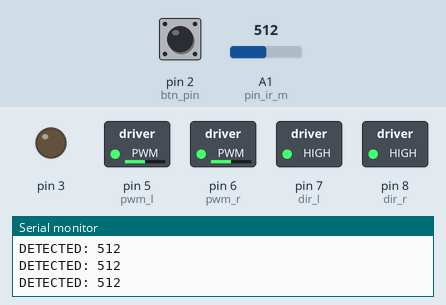
Bench run of a sketch on a simulated Arduino Uno, built with avr-gcc and run on an emulated ATmega328P. Parts: switched loads named in the sketch (green lamp = pin HIGH), output pins drawn as LEDs (lit = HIGH), the last lines printed to the serial monitor. Inputs (shaded band) come from the test bench; at power-on: A1 (pin_ir_m) = 512, pin 2 (btn_pin) LOW.

Above: at 1.2 s.
1.3 s: A1 (pin_ir_m) set to 106
2.8 s: A1 (pin_ir_m) set to 92
At 4.1 s:
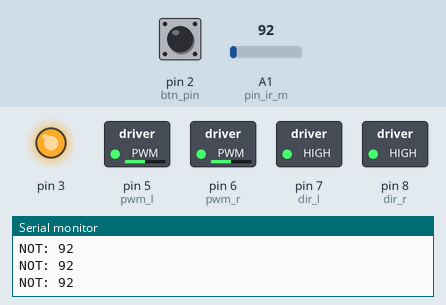
4.6 s: A1 (pin_ir_m) set to 110
At 5.3 s:
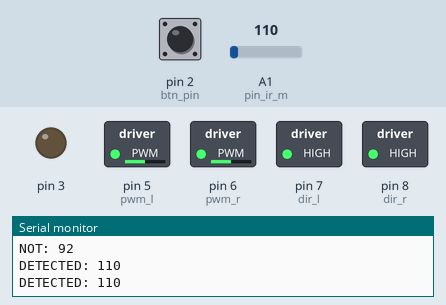
6.1 s: A1 (pin_ir_m) set to 90
At 7.2 s:
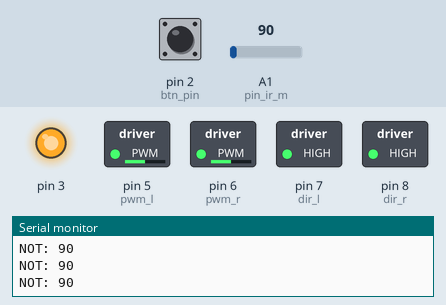
Timing chart, 0 to 8.6 s (numbered marks = the images above; inputs shaded):
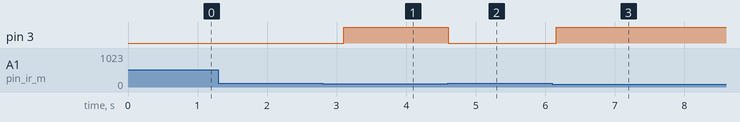

Measured:
- the behaviour switches between 101 and 100 on A1 (pin_ir_m) (found by bisection; images 0 and 1)
- after the input at 2.8 s, pin 3: LOW → HIGH after 0.30 s
- after the input at 4.6 s, pin 3: HIGH → LOW at once
- after the input at 6.1 s, pin 3: LOW → HIGH after 0.06 s

The sketch:

Arduino_Main.ino
```cpp
#include <Arduino.h>
#include <Servo.h>
#include "Driver.h"
#include <NewPing.h>


constexpr uint8_t speed = 150;

Servo servo1;
Driver driver;


void forward(int speed){
  driver.enable();
  driver.motor_l.write(Motor::FORWARD, speed);
  driver.motor_r.write(Motor::FORWARD, speed);
}

void reverse(int speed){
  driver.enable();
  driver.motor_l.write(Motor::REVERSE, speed);
  driver.motor_r.write(Motor::REVERSE, speed);
}

void left(int speed){
  driver.enable();
  driver.motor_l.write(Motor::REVERSE, speed);
  driver.motor_r.write(Motor::FORWARD, speed);
}

void right(int speed){
  driver.enable();
  driver.motor_l.write(Motor::FORWARD, speed);
  driver.motor_r.write(Motor::REVERSE, speed);
}
void stop(){
  driver.disable();
}

int ir_l;
int ir_m;
int ir_r;

int pin_ir_l = A0;
int pin_ir_m = A1;
int pin_ir_r = A2;

char buff[265];

int samples[2];
// Trigger pin 13, Echo pin 12
NewPing ping(13, 12);
int btn_pin = 2;

void setup() {
  driver.begin();
  driver.enable();
  Serial.begin(115000);

  while(digitalRead(btn_pin));
  forward(127);
}

void loop() {
  ir_m = analogRead(pin_ir_m);

  if(ir_m > 100){
    sprintf(buff, "DETECTED: %d", ir_m);
    digitalWrite(13, HIGH);
    driver.disable();
    // Delay to account for the robots momentum
    delay(300);
  }
  else
  {
    sprintf(buff, "NOT: %d", ir_m);
    digitalWrite(13, LOW);
    driver.enable();
  }

  Serial.println(buff);
  delay(10);
}
```

Motor.cpp
```cpp
#include "Motor.h"

Motor::Motor(uint8_t pin1, uint8_t pwm){
  this->pin1 = pin1;
  this->pwm = pwm;
  pinMode(pin1, OUTPUT);
  pinMode(pwm, OUTPUT);
}

void Motor::write(Direction dir, uint8_t power){
  switch (dir)
  {
  case FORWARD:
    digitalWrite(pin1, HIGH);
    break;

  case REVERSE:
    digitalWrite(pin1, LOW);
    break;

  default:
    break;
  }
  analogWrite(pwm, power);
}
```

Motor.h
```cpp
#ifndef ELEC_SOC_MOTOR
#define ELEC_SOC_MOTOR
#include "Arduino.h"

class Motor{
  public:
    enum Direction{
      FORWARD,
      REVERSE
    };

    Motor(uint8_t pin1, uint8_t pwm);
    void write(Direction dir, uint8_t pwm);
  private:
    uint8_t pin1;
    uint8_t pwm;
};

#endif // ELEC_SOC_MOTOR
```

Driver.cpp
```cpp
#include "Driver.h"

Driver::Driver(uint8_t dir_l, uint8_t dir_r, uint8_t pwm_l, uint8_t pwm_r, uint8_t stdby)
  : dir_l {dir_l}
  , dir_r {dir_r}
  , pwm_r {pwm_r}
  , stdby {stdby}
  , motor_l(dir_l, pwm_l)
  , motor_r(dir_r, pwm_r)
{}

void Driver::begin(){
  pinMode(dir_l, OUTPUT);
  pinMode(pwm_l, OUTPUT);

  pinMode(dir_r, OUTPUT);
  pinMode(pwm_r, OUTPUT);

  pinMode(stdby, OUTPUT);
}

void Driver::enable(){
    digitalWrite(stdby, HIGH);
}

void Driver::disable(){
    digitalWrite(stdby, LOW);
}
```

Driver.h
```cpp
#ifndef ELEC_SOC_DRIVER
#define ELEC_SOC_DRIVER
#include "Arduino.h"
#include "Motor.h"

class Driver{
  public:
    Driver(uint8_t dir_l=7, uint8_t dir_r=8, uint8_t pwm_l=5, uint8_t pwm_r=6, uint8_t stdby=3);
    void begin();
    void enable();
    void disable();

    Motor motor_l;
    Motor motor_r;

  private:
    uint8_t dir_l;
    uint8_t pwm_l;

    uint8_t dir_r;
    uint8_t pwm_r;

    uint8_t stdby;
};

#endif // ELEC_SOC_DRIVER
```
